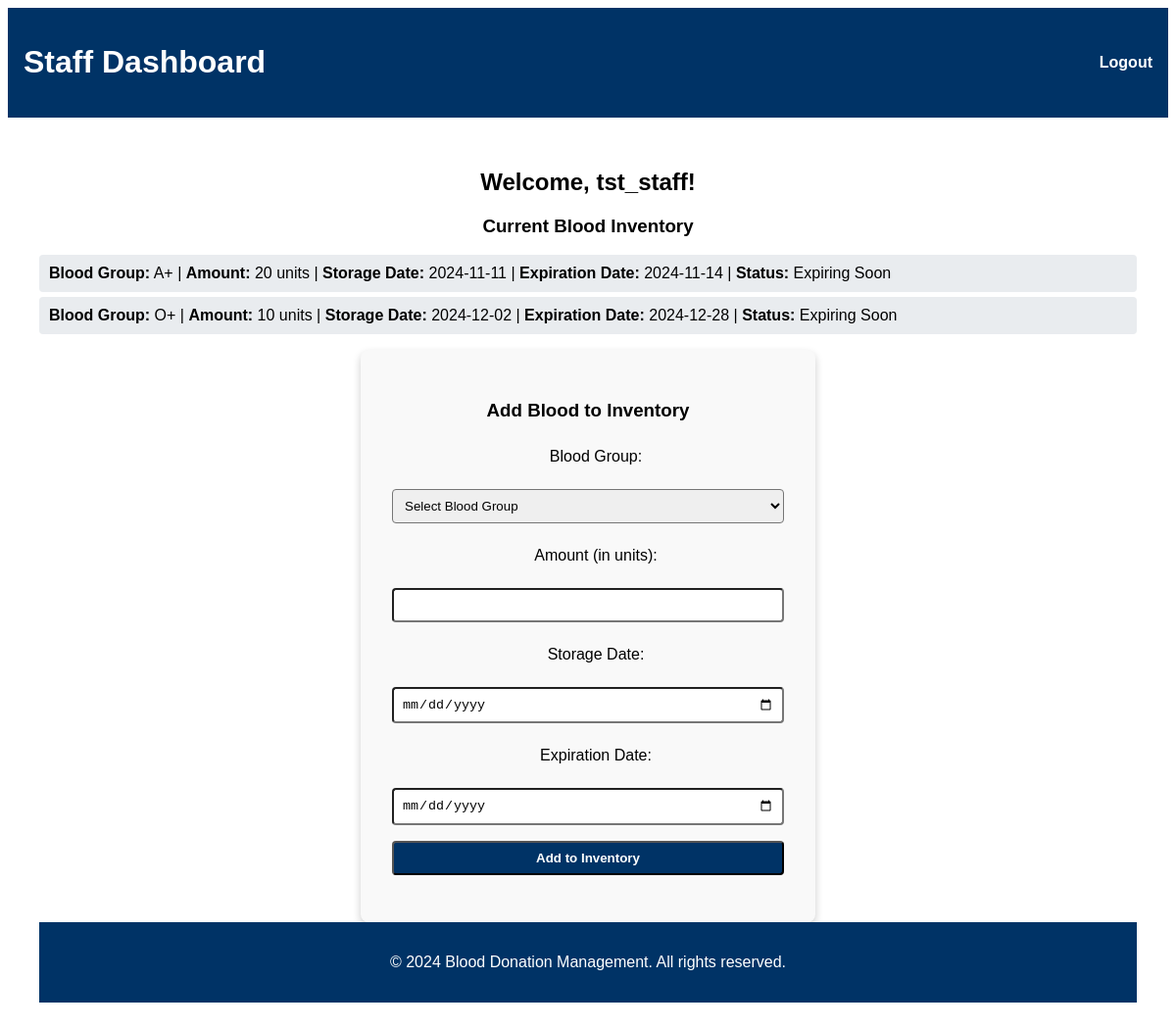
The app's page /backend/staff_dashboard.php (signed in) with its own data.
### tables this page shows
CREATE TABLE `blood_inventory` (
  `blood_id` int(11) NOT NULL,
  `blood_group` varchar(3) NOT NULL,
  `amount` int(11) DEFAULT NULL,
  `storage_date` date NOT NULL,
  `expiration_date` date NOT NULL,
  `storage_conditions` varchar(255) DEFAULT NULL,
  `minimum_required` int(11) DEFAULT '5'
);

### backend/staff_dashboard.php (the view, shortened to what this page needs)
<?php
echo "<header class='header'>
        <h1 class='title'>Staff Dashboard</h1>
        <nav>
            <ul>
                <li><a href='logout.php'>Logout</a></li>
            </ul>
        </nav>
      </header>";
echo "<div class='dashboard-container'>";
echo "<h2>Welcome, " . $_SESSION['username'] . "!</h2>";
echo "<h3>Current Blood Inventory</h3>";
include 'db_connect.php';
$stmt = $conn->prepare("SELECT blood_id, blood_group, amount, storage_date, expiration_date FROM blood_inventory ORDER BY expiration_date ASC");
$stmt->execute();
$result = $stmt->get_result();
if ($result->num_rows > 0) {
    echo "<ul class='inventory-list'>";
    while ($row = $result->fetch_assoc()) {
        $status = (strtotime($row['expiration_date']) < strtotime('+7 days')) ? 'Expiring Soon' : 'Available';
        echo "<li><strong>Blood Group:</strong> " . $row['blood_group'] .
             " | <strong>Amount:</strong> " . $row['amount'] . " units | <strong>Storage Date:</strong> " .
             $row['storage_date'] . " | <strong>Expiration Date:</strong> " . $row['expiration_date'] .
             " | <strong>Status:</strong> " . $status . "</li>";
    }
    echo "</ul>";
} else {
    echo "<p>No blood units available in inventory.</p>";
}
?>
<div class="form-container">
    <h3>Add Blood to Inventory</h3>
    <form action="process_inventory.php" method="POST">
        <label for="blood_group">Blood Group:</label>
        <select id="blood_group" name="blood_group" required>
            <option value="">Select Blood Group</option>
        </select>
        <label for="amount">Amount (in units):</label>
        <input type="number" id="amount" name="amount" min="1" required>
        <label for="storage_date">Storage Date:</label>
        <input type="date" id="storage_date" name="storage_date" required>
        <label for="expiration_date">Expiration Date:</label>
        <input type="date" id="expiration_date" name="expiration_date" required>
        <button type="submit" class="submit-btn">Add to Inventory</button>
    </form>
</div>
<footer>
    <p>&copy; 2024 Blood Donation Management. All rights reserved.</p>
</footer>

### backend/staff_dashboard.php (style rules this page uses)
.header, footer { background-color: #003366; color: white; padding: 1rem; text-align: center; }
.header { display: flex; justify-content: space-between; align-items: center; }
.header nav ul { list-style-type: none; padding: 0; display: flex; }
.header nav ul li { margin-left: 1rem; }
.header nav ul li a { color: white; text-decoration: none; font-weight: bold; }
.dashboard-container { padding: 2rem; text-align: center; }
.form-container { background: #f9f9f9; padding: 2rem; max-width: 400px; margin: auto; border-radius: 8px; box-shadow: 0 4px 8px rgba(0, 0, 0, 0.2); }
label, input[type="number"], input[type="date"], .submit-btn, select { display: block; width: 100%; margin-top: 1rem; padding: 0.5rem; border-radius: 4px; }
.submit-btn { background-color: #003366; color: white; font-weight: bold; cursor: pointer; }
.inventory-list { list-style-type: none; padding: 0; }
.inventory-list li { background: #e9ecef; padding: 10px; margin: 5px 0; border-radius: 4px; text-align: left; }

### records on screen
blood_inventory: blood_group "A+", amount "20", storage_date "2024-11-11", expiration_date "2024-11-14"
blood_inventory: blood_group "O+", amount "10", storage_date "2024-12-02", expiration_date "2024-12-28"

### other values on screen
$_SESSION['username'] "tst_staff"
